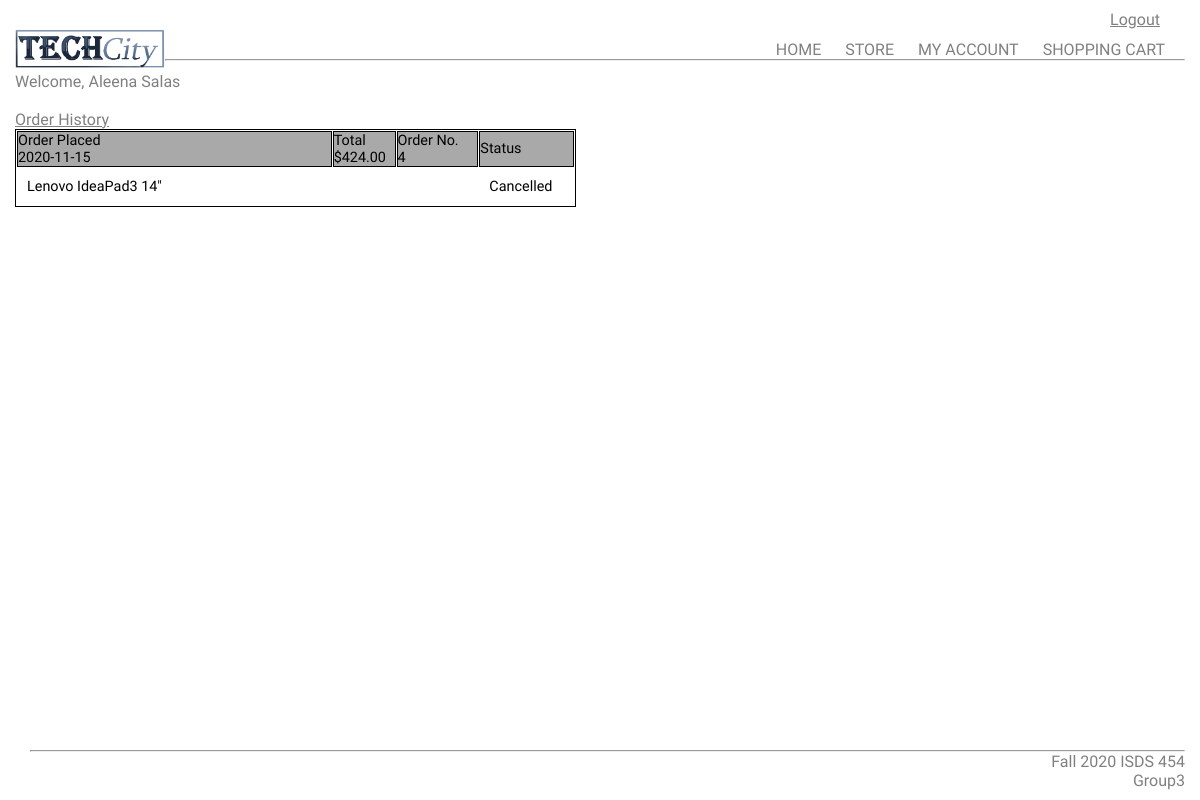
The page /myaccount.php (signed in) on the database as committed earlier.
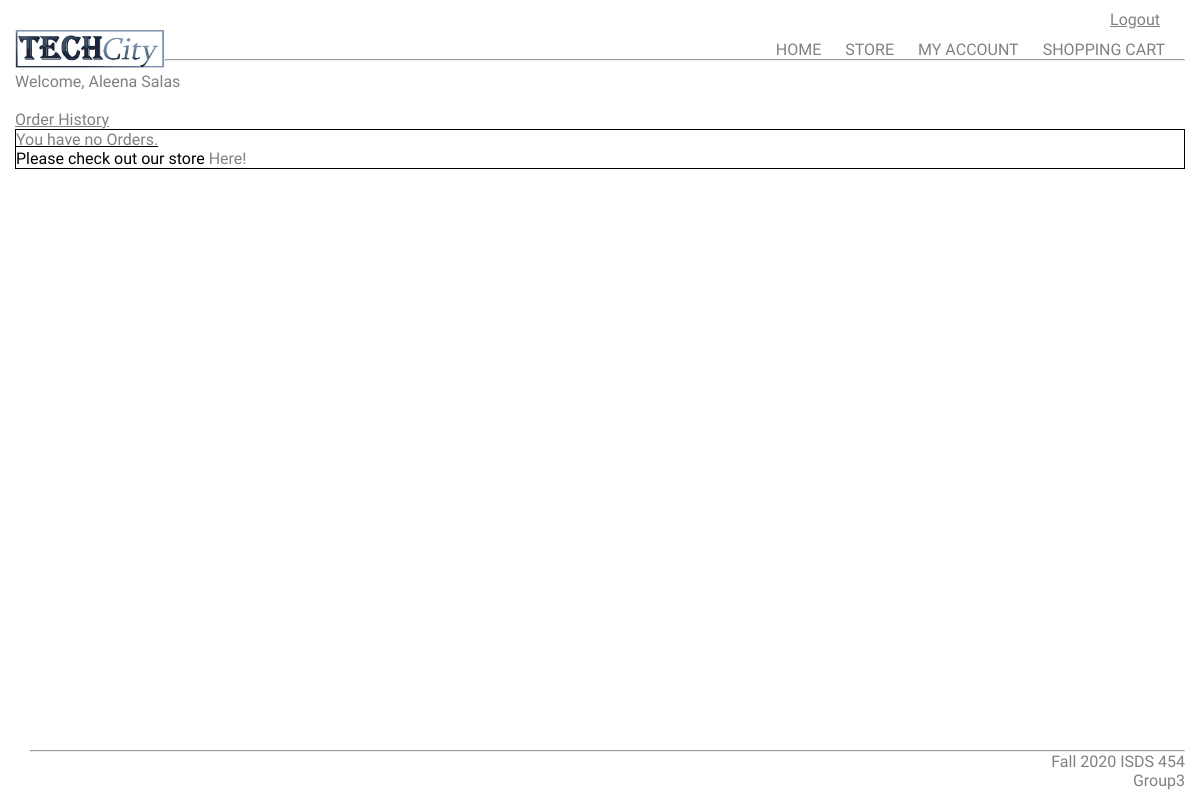
The same page on the database as committed later.
### tables this page shows
CREATE TABLE `orders` (
  `OrderID` int(11) NOT NULL,
  `CustomerID` int(11) NOT NULL,
  `ProductID` int(11) NOT NULL,
  `Cost` decimal(10,2) NOT NULL,
  `OrderDate` date NOT NULL,
  `OrderStatus` varchar(40) NOT NULL
);

CREATE TABLE `inventory` (
  `ProductID` int(11) NOT NULL,
  `ProductName` varchar(50) NOT NULL,
  `ProductType` varchar(20) NOT NULL,
  `ProductDescription` varchar(300) NOT NULL,
  `Storage` varchar(50) NOT NULL,
  `CPU` varchar(50) NOT NULL,
  `DisplaySpec` varchar(50) NOT NULL,
  `RamSpec` varchar(50) NOT NULL,
  `OSSpec` varchar(50) NOT NULL,
  `Quantity` int(11) NOT NULL,
  `Cost` decimal(10,2) NOT NULL,
  `ProductImage` varchar(100) NOT NULL,
  `Quantity_Sold` int(11) NOT NULL
);

### myaccount.php (the view, shortened to what this page needs)
<?php include('include/header.php');?>
<?php
include "include/db_conn.php";
$id = $_SESSION['id'];
?>
    <a>Welcome, <?php echo $_SESSION['fname']; ?> <?php echo $_SESSION['lname']; ?></a>
    <br>
    <br>
    <a><u>Order History</u></a>
<?php
$sql = "SELECT * FROM orders WHERE CustomerID = $id";
$result = mysqli_query($conn, $sql);
$resultCheck = mysqli_num_rows($result);
if($resultCheck >0)
{ ?>
    <table class="tbl-cart" cellpadding="10" cellspacing="1">
    <tbody>
            <?php
        while($row = mysqli_fetch_assoc($result)){
            $productID = $row["ProductID"];
            $findinfo = mysqli_query($conn, "SELECT * FROM Inventory WHERE ProductID = $productID");
                $resultrow = mysqli_fetch_assoc($findinfo);
                $productname = $resultrow['ProductName'];
            ?>
            <tr>
            <th style="text-align:left;" width="50%">Order Placed <br>
                <?=$row["OrderDate"];?></th>
            <th style="text-align:left;" width="10%">Total <br>
                $<?=$row["Cost"];?></th>
            <th style="text-align:left;" width="13%">Order No. <br>
                <?=$row["OrderID"];?></th>
            <th style="text-align:left;" width="15%">Status</th>
            </tr>
            <tr>
            <td colspan="3" style="text-align:left; padding: 10px;"><?=$productname;?></td>
            <td  style="text-align:left; padding: 10px;">
               <?php
                if($row["OrderStatus"] == "In Progress"){
                    ?><a href="cancelorder.php?action=<?=$row["OrderID"];?>" id="btnEmpty" >Cancel Order</a> <?php
                }
                else if($row["OrderStatus"] == "Delivered"){
                    echo "Delivered";
                    ?><br><a href="writereview.php?action=review" method = "post" class="btn" value="review">Write Review</a> <?php
                } else{
                    echo $row["OrderStatus"];
                }
            ?>
            </td>
            </tr>
            <?php
        } ?>
           </tbody>
    </table>
       <?php
    } else
    { ?>
        <div class = "Orderbox">
            <u><p>You have no Orders. </p></u>
            Please check out our store <a href = "store.php" >Here!</a>
        </div>
       <?php
    }
?>
<?php
        include('include/footer.php');
?>

Rows that differ between the two databases and show on the page:
no longer on this page (row edited): orders: OrderDate "2020-11-15", Cost "424.00", OrderID "4", ProductID.ProductName "Lenovo IdeaPad3 14\"", OrderStatus "Cancelled"
Other text that changed with them:
text now shown: "You have no Orders. Please check out our store Here!"
